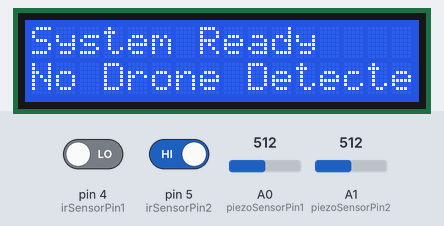
The sketch below on a simulated Arduino Mega 2560, built with avr-gcc and run on an emulated ATmega2560. On the bench: 16×2 character LCD. Inputs (shaded band) come from the test bench; at power-on: pin 5 (irSensorPin2) HIGH, pin 4 (irSensorPin1) LOW, A0 (piezoSensorPin1) = 512, A1 (piezoSensorPin2) = 512. What the sketch prints to the serial monitor is not drawn.

Above: at 1.2 s.
1.3 s: pin 5 (irSensorPin2) driven LOW
At 2.5 s:
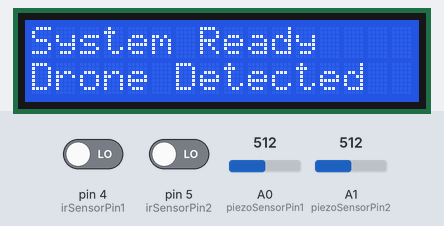
2.8 s: pin 5 (irSensorPin2) driven HIGH
At 3.3 s:
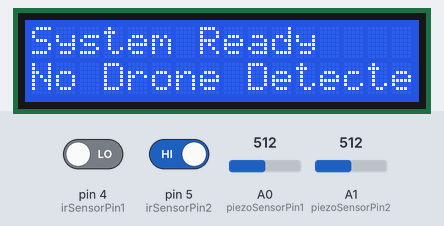
Timing chart, 0 to 5.8 s (numbered marks = the images above; inputs shaded):
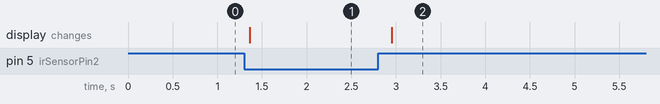

The sketch:

2IRand2PiezoSensorsWithLCD.ino
```cpp
#include <LiquidCrystal_I2C.h>

// Pin Definitions
const int irSensorPin1 = 4; // IR sensor in '4' pin of Arduino Mega 2560
const int irSensorPin2 = 5; // IR Sensor in '5' pin
const int piezoSensorPin1 = A0; // Piezo Sensor in 'A0' pin
const int piezoSensorPin2 = A1; // Piezo Sensor in 'A1' pin

// Sensor Thresholds
int piezoThreshold = 10; // Threshold for piezo sensors

// LCD Display Setup
LiquidCrystal_I2C lcd(0x27, 16, 2); // Set the LCD address to 0x27

void setup() {
  pinMode(irSensorPin1, INPUT);
  pinMode(irSensorPin2, INPUT);
  pinMode(piezoSensorPin1, INPUT);
  pinMode(piezoSensorPin2, INPUT);

  lcd.init(); // Initialize the LCD
  lcd.backlight();
  Serial.begin(9600);

  lcd.setCursor(0, 0);
  lcd.print("System Ready");
}

void loop() {
  // Read 0 value to both IR sesnsors
  bool irStatus1 = digitalRead(irSensorPin1) == 0;
  bool irStatus2 = digitalRead(irSensorPin2) == 0;
  // Read Piezo Sensors
  int piezoReading1 = analogRead(piezoSensorPin1);
  int piezoReading2 = analogRead(piezoSensorPin2);
  // Conditon of Piezo Sensors
  bool piezoStatus1 = piezoReading1 > piezoThreshold;
  bool piezoStatus2 = piezoReading2 > piezoThreshold;

  // Check if ALL four sensors are triggered
  if(irStatus1 && irStatus2 && piezoStatus1 && piezoStatus2) {
    Serial.println("Drone detected!");
    lcd.setCursor(0, 1);
    lcd.print("Drone Detected    ");
  } else {
    lcd.setCursor(0, 1);
    lcd.print("No Drone Detected ");
    Serial.println("No Object Detected");
  }

  delay(300); // Adjust this delay as needed
}
```

Measured:
- after the input at 1.3 s, the display: changes after 0.06 s (image 1)
- after the input at 2.8 s, the display: changes after 0.15 s (image 2)
